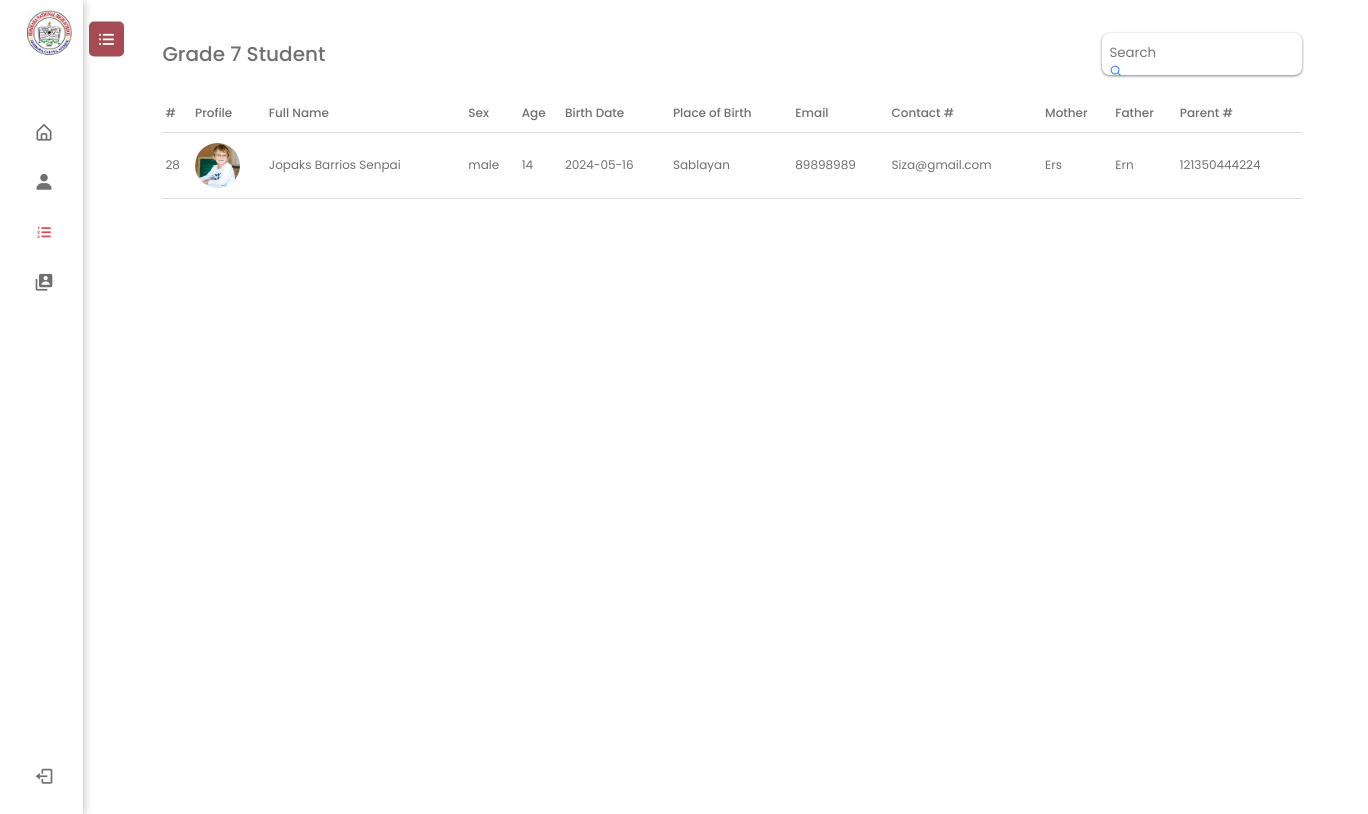
Page /grade7.php on the committed database.
### tables this page shows
CREATE TABLE `students_tb` (
  `id` int(11) NOT NULL,
  `profilepic` varchar(200) NOT NULL,
  `fname` varchar(200) NOT NULL,
  `mname` varchar(200) NOT NULL,
  `lname` varchar(200) NOT NULL,
  `sex` varchar(200) NOT NULL,
  `age` varchar(200) NOT NULL,
  `BOD` varchar(100) NOT NULL,
  `POB` varchar(100) NOT NULL,
  `yearlevel` varchar(200) NOT NULL,
  `contact_num` varchar(200) NOT NULL,
  `email` varchar(200) NOT NULL,
  `mothername` varchar(200) NOT NULL,
  `fathername` varchar(200) NOT NULL,
  `mother_contact` varchar(200) NOT NULL,
  `father_contact` varchar(200) NOT NULL
);

### grade7.php (the view, shortened to what this page needs)
<?php
include_once("connection.php");
$grade = "Grade-7";
$sql = "SELECT * FROM students_tb WHERE yearlevel LIKE '%$grade%'";
 $list = $conn->query($sql);
 $listrow = $list->fetch_assoc();
?>
<!DOCTYPE html>
<html lang="en">
<head>
    <link rel="stylesheet" href="style/style.css">
    <link href='https://unpkg.com/boxicons@2.1.4/css/boxicons.min.css' rel='stylesheet'>
    <link href='https://unpkg.com/boxicons@2.1.4/dist/boxicons.js' rel='stylesheet'>
</head>
<body>
     <nav class="sidebar close">
        <header>
            <div class="image-text">
                <span class="image">
                    <img src="image/logo.jpg" alt="" width="45">
                   </span>
             </div>
             <i class='bx bx-list-ul toggle'></i>
        </header>
        <div class="menu-bar">
            <div class="menu">
                <li class="nav-links">
                    <a href="dashboard.php">
                        <i class='bx bx-home-alt icon'></i>
                    </a>
                   </li>
                  <ul class="menu-links">
                       <li class="nav-links">
                        <a href="studentdash.php">
                            <i class='bx bxs-user icon'></i>
                        </a>
                       </li>
                       <li class="nav-links active">
                        <a href="#">
                            <i class='bx bx-list-ol icon'></i>
                        </a>
                       </li>
                       <li class="nav-links">
                        <a href="account_dash.php">
                            <i class='bx bxs-user-account icon'></i>
                        </a>
                       </li>
                  </ul>
            </div>
            <div class="button-content">
                <li class="mode">
                    <a href="">
                        <i class='bx bx-log-out icon'></i>
                    </a>
                </li>
            </div>
        </div>
     </nav>
     <div class="container containers">
        <div class="maincontent student">
         <div class="student-content">
            <div class="searc-student">
              <header><span class="add-student">Grade 7 Student</span></header>
              <form action="" method ="POST" enctype = "multipart/form-data">
            <div class="search-bar"><span><input type="text" name="search" placeholder="Search"></span>
            <button name = "search-btn" type="submit" style="background-color:transparent; border:none;"><i class='bx bx-search' type="submit"></i></button></div>
         </form>
            </div>
              <div class="student-list">
                <div class="table">
                <table>
                <thead class="thead" style="position:sticky; top:0px; background-color:#fff">
                    <tr>
                        <th>#</th>
                        <th>Profile</th>
                        <th>Full Name</th>
                        <th>Sex</th>
                        <th>Age</th>
                        <th>Birth Date</th>
                        <th>Place of Birth</th>
                        <th>Email</th>
                        <th>Contact #</th>
                        <th>Mother</th>
                        <th>Father</th>
                        <th>Parent #</th>
                    </tr>
                </thead>
                <tbody>
                <?php do{ ?>
                     <tr>
                        <td><?php echo $listrow['id']?></td>
                        <td><div class="img"><img src="uploads/<?php echo $listrow['profilepic']?>" alt=""></div></td>
                        <td><?php echo $listrow['fname']?><span> </span> <?php echo $listrow['mname']?> <?php echo $listrow['lname']?></td>
                        <td><?php echo $listrow['sex']?></td>
                        <td><?php echo $listrow['age']?></td>
                        <td><?php echo $listrow['BOD']?></td>
                        <td><?php echo $listrow['POB']?></td>
                        <td><?php echo $listrow['contact_num']?></td>
                        <td><?php echo $listrow['email']?></td>
                        <td><?php echo $listrow['mothername']?></td>
                        <td><?php echo $listrow['fathername']?></td>
                        <td><?php echo $listrow['father_contact']?></td>
                     </tr>
                     <?php }while($listrow = $list->fetch_assoc());?>
                </tbody>
               </table>
                </div>
            </div>
         </div>
     </div>
      </div>
</body>
</html>

### style/style.css (style rules this page uses)
* { box-sizing: border-box; padding: 0; margin: 0; font-family: 'Poppins', sans-serif; text-decoration: none; }
:root { --body-color: #E4E9F7; --sidebar-color: #fff; --primary-color:#5c97fe; }
body { height: 100vh; background: var(--sidebar-color); overflow: hidden; position: relative; }
.sidebar { position: fixed; top: 0; left: 0; width: 200px; height: 100%; background: var(--sidebar-color); padding: 10px 14px; transition: all 0.5s ease-in-out; box-shadow: 1px 1px 8px 0px #c4bdbd; z-index: 12000; }
.sidebar.close { width: 83px; transition: all 0.3s ease-in-out; z-index: 1300; }
.sidebar .menu-bar { margin-top: 40px; display: flex; height: calc(100% - 100px); justify-content: space-between; flex-direction: column; }
.sidebar li { height: 40px; margin-top: 10px; list-style: none; display: flex; align-items: center; padding: -10px; transition: all 0.3s ease-in-out; }
.sidebar li .icon { min-width: 60px; font-size: 20px; display: flex; align-items: center; justify-content: center; transition: all 0.3s ease-in-out; }
.sidebar header .image-text { display: flex; align-items: center; padding: 0px 13px; }
.sidebar header { position: relative; }
.sidebar header .toggle { position: absolute; top: 55%; right: -55px; transform: translateY(-50%); width: 35px; height: 35px; background-color: rgba(148, 44, 53, 0.85) !important; display: flex; align-items: center; color: #fff; justify-content: center; border-radius: 5px; cursor: pointer; font-size: 22px; padding: 5px; font-weight: 400; }
.sidebar li a { display: flex; height: 100%; max-height: 40px; align-items: center; text-decoration: none; color: #707070; transition: all 0.2s ease; width: 100%; border-radius: 5px; }
.sidebar li.active a, .sidebar li a:hover { background-color: #fff; color: rgba(148, 44, 53, 0.85); }
.sidebar li .icon, .sidebar li .text { color: #707070; transition: all 0.2s ease; font-weight: 400; }
.sidebar li.active a .icon, .sidebar li.active a .text, .sidebar li a:hover .icon, .sidebar li a:hover .text { color: rgba(219, 64, 77, 0.979); transition: all 0.2s ease; }
.menu-bar .mode { background-color: #fff; }
.container { width: 100%; max-width: 1100px; transform: translateX(12%); margin: 1% 5%; z-index: 10000; height: 95vh; position: relative; top: 0px; left: 40px; transition: all 0.3s ease-in-out; flex-direction: column; }
.containers { width: 100%; max-width: 1200px; transform: translateX(2%); margin: 1% 5%; height: 95vh; position: relative; top: 0px; transition: all 0.3s ease-in-out; flex-direction: column; z-index: 100; }
.container .maincontent { width: 100%; padding: 0px 30px; }
.container .maincontent header { margin: 5px 0px; }
.container .maincontent header span { color: #707070; font-size: 20px; font-weight: 500; }
.student-content { width: 100%; display: flex; flex-direction: column; }
.student-content .add-student { display: flex; justify-content: space-between; align-items: center; padding: 10px 0px; position: relative; }
.searc-student { display: flex; justify-content: space-between; align-items: center; padding: 10px 0px; position: relative; }
.searc-student .search-bar { padding: 10px 7px; width: 100%; font-size: 11px; max-width: 200px; height: 42px; background-color:#fff; color: #fff; border: none; box-shadow: 0px 1px 3px 0px gray; border-radius: 8px; }
.searc-student .search-bar input { background-color: transparent; border: none; outline: none; }
.searc-student .search-bar button { color: #4784f4; cursor: pointer; font-weight: 700; font: 26px; }
.student-content .student-list { width: 100%; }
.student-content .student-list .table { width: 100%; height: 40vh; }
.student-list .table table { width: 100%; table-layout: auto; }
.table table, th, td { border-collapse: collapse; padding: 10px 3px; font-size: 12px; text-align: left; font-weight: 400; }
.student-list .table .thead { width: 100%; color: #707070; border-bottom: 0.9px solid #e2dfdf; }
.student-list .table .thead th { font-weight: 500; }
.student-list tbody td .img { background-color: #707070; overflow: hidden; width: 45px; height: 45px; border-radius: 50%; }
.student-list tbody td .img img { width: 100%; height: 100%; }
.student-list tbody td { border-bottom: 1px solid #e2dfdf; color: #707070; }
.img img { width: 100%; height: 100%; object-fit: cover; }

### rows in the picture
students_tb: id "28", profilepic (picture), fname "Jopaks", mname "Barrios", lname "Senpai", sex "male", age "14", BOD "2024-05-16", POB "Sablayan", contact_num "89898989", email "Siza@gmail.com", mothername "Ers", fathername "Ern", father_contact "121350444224"
